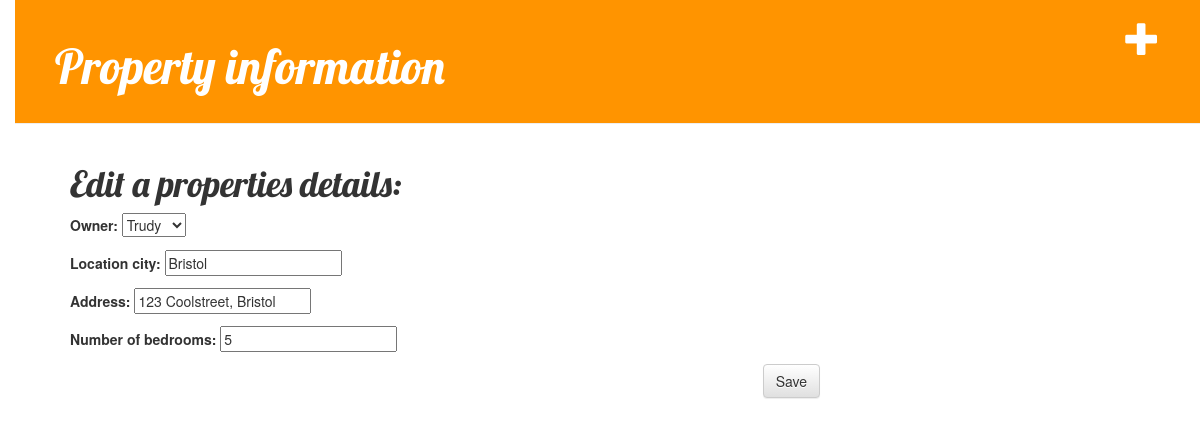
The app's page /property/3/edit/ with its own data.
### property/models.py (models this page shows, shortened)
class Property(models.Model):
    owner = models.ForeignKey(Client, on_delete=models.CASCADE)
    location_city = models.CharField(max_length=100)
    Address = models.CharField(max_length=150, unique=True)
    number_of_bedrooms = models.IntegerField()
    start_date_availability = forms.DateField(widget=DateInput())
    end_date_availability = forms.DateField(widget=DateInput())

### property/views.py (the view)
# urls.py: url(r'^(?P<pk>\d+)/edit/$', views.property_edit, name='property_edit'),
def property_edit(request, pk):
    propertys = get_object_or_404(Property, pk=pk)
    if request.method == "POST":
        form = PropertyForm(request.POST, instance=propertys)
        if form.is_valid():
            propertys = form.save(commit=False)
            propertys.save()
            return redirect('property_detail', pk=propertys.pk)
    else:
        form = PropertyForm(instance=propertys)
    return render(request, 'property/property_edit.html', {'form': form})

### property/forms.py
class PropertyForm(forms.ModelForm):
    class Meta:
        model = Property
        fields = ('owner', 'location_city', 'Address', 'number_of_bedrooms')

### booking/models.py (called while the page is built)
    def __str__(self):
            return self.first_name

### property/templates/property/property_edit.html
{% extends 'property/base.html' %}
{% block content %}
    <h1>Edit a properties details:</h1>
    <form method="POST" class="property-form">{% csrf_token %}
        {{ form.as_p }}
        <button type="submit" class="save btn btn-default">Save</button>
    </form>
{% endblock %}

### booking/static/css/booking.css (style rules this page uses)
body { padding-left: 15px; }
h1, h2, h3, h4 { font-family: 'Lobster', cursive; }
.save { float: right; }

### records on screen
Property: owner "Trudy", location_city "Bristol", Address "123 Coolstreet, Bristol", number_of_bedrooms "5"
